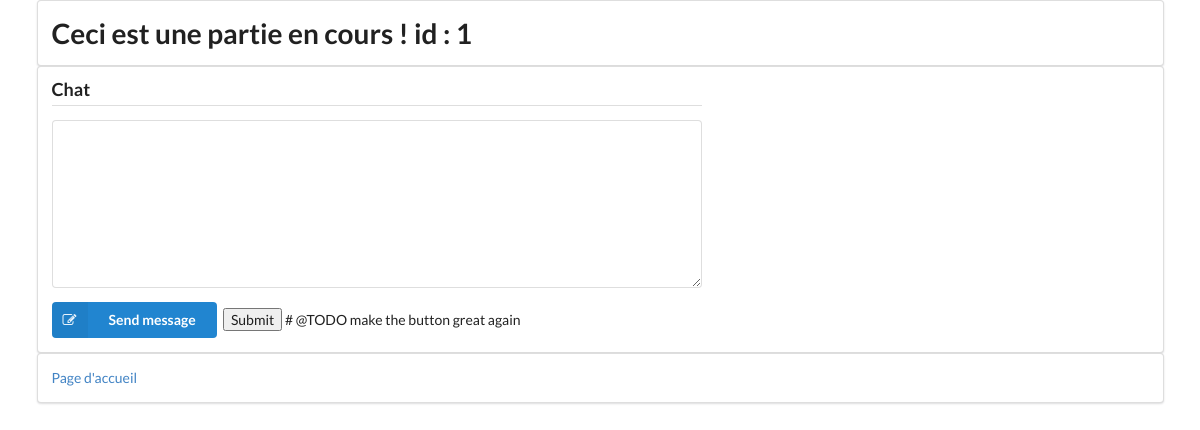
/currentGame/1 (signed in), run on an earlier commit of the app's database.
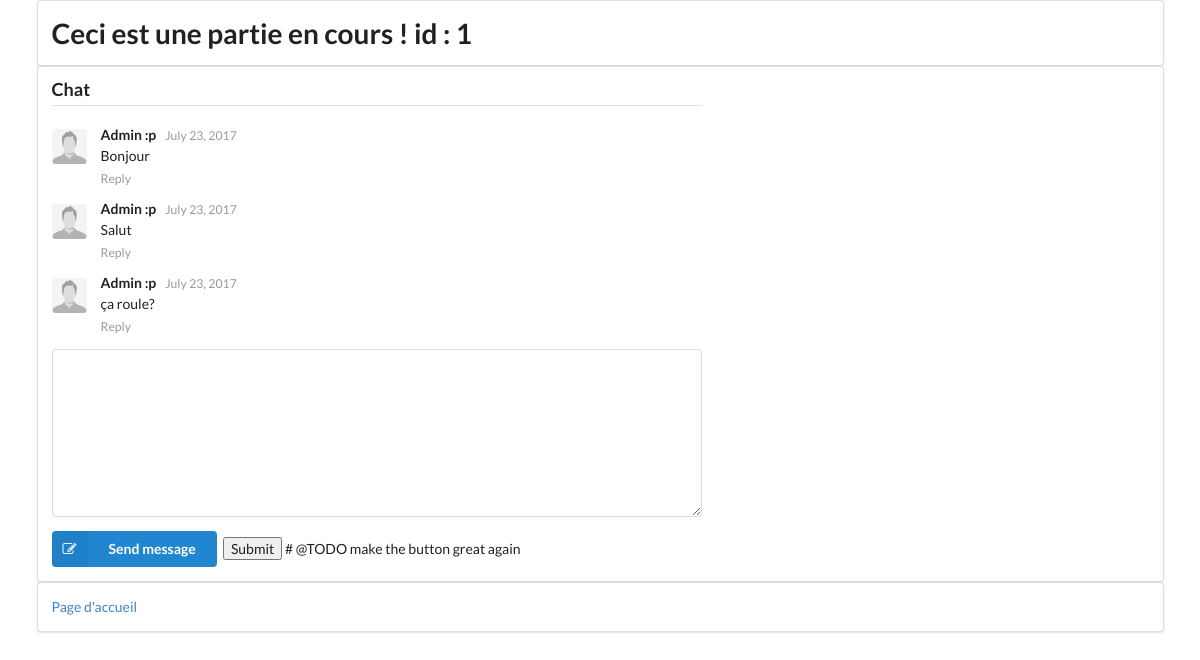
And on a later commit of the database.
### website/models.py (models this page shows)
class Message(models.Model):
    content = models.TextField(max_length=500, blank=True)
    sender = models.ForeignKey(Player, on_delete=models.CASCADE)
    pub_date = models.DateField()
    game = models.ForeignKey(Game, on_delete=models.CASCADE)

class Player(models.Model):
    user = models.OneToOneField(User, on_delete=models.CASCADE)
    nickname = models.TextField(max_length=50, blank=True)
    role = models.ForeignKey(Role, on_delete=models.CASCADE)

### website/views.py (the view)
# urls.py: url(r'^currentGame/(?P<game_id>[0-9]*)/?$', views.current_game, name='currentGame'),
def current_game(request, game_id=0):
    form = ChampMessage(request.POST or None)
    player = Player.objects.get(user=request.user)
    game = Game.objects.get(id=game_id)
    chat=Message.objects.all().order_by('-pub_date')
    chat=chat[max(len(chat)-20,0):len(chat)]
    if form.is_valid():
        message = form.cleaned_data['message']
        Message(content=message, sender=player, pub_date=datetime.datetime.now(), game=game).save()
    else:
        message = "Tapez du texte !"
    print(message)
    return render(request, 'website/currentGame.html', context={"message": message,"id":game_id,"chat":chat})

### templates/website/currentGame.html (shortened to what this page needs)
{% extends 'website/base.html' %}
{% load staticfiles %}
{% block content %}
    <div class="ui container">
        <div class="ui segment">
            <h1 class="ui center"> Ceci est une partie en cours ! id : {{ id }}</h1>
        </div>
    </div>
    <div class="ui container">
        <div class="ui segment">
            <div class="ui comments">
                <h3 class="ui dividing header">Chat</h3>
                {% for post in chat %}
                    <div class="comment">
                        <a class="avatar">
                            <img src="{% static 'images/profile.jpg' %}">
                        </a>
                        <div class="content">
                            <a class="author">{{ post.sender.nickname }}</a>
                            <div class="metadata">
                                <span class="date">{{ post.pub_date }}</span>
                            </div>
                            <div class="text">
                                {{ post.content }}
                            </div>
                            <div class="actions">
                                <a class="reply">Reply</a>
                            </div>
                        </div>
                    </div>
                {% endfor %}
                <form action="" method="post" class="ui reply form">
                    <div class="field">
                        <textarea id="id_message" name="message"></textarea>
                    </div>
                    <div class="ui blue labeled submit icon button">
                        <i class="icon edit"></i> Send message
                    </div>
                    <input type="submit" value="Submit" class="icon edit"/>
                    # @TODO make the button great again
                </form>
            </div>
        </div>
    </div>
    <div class="ui container">
        <div class="ui segment">
            <p><a href="{% url 'home' %}">Page d'accueil</a></p>
        </div>
    </div>
{% endblock %}

### templates/website/base.html (shortened to what this page needs)
{% load staticfiles %}
<!DOCTYPE html>
<html>
<head>
    <link rel="stylesheet" type="text/css" href="{% static 'website/semantic/components/reset.min.css' %}">
    <link rel="stylesheet" type="text/css" href="{% static 'website/semantic/components/site.min.css' %}">
    <link rel="stylesheet" type="text/css" href="{% static 'website/semantic/components/site.min.css' %}">
    <link rel="stylesheet" type="text/css" href="{% static 'website/semantic/components/container.min.css' %}">
    <link rel="stylesheet" type="text/css" href="{% static 'website/semantic/components/header.min.css' %}">
    <link rel="stylesheet" type="text/css" href="{% static 'website/semantic/components/image.min.css' %}">
    <link rel="stylesheet" type="text/css" href="{% static 'website/semantic/components/menu.min.css' %}">
    <link rel="stylesheet" type="text/css" href="{% static 'website/semantic/components/comment.css' %}">
    <link rel="stylesheet" type="text/css" href="{% static 'website/semantic/components/header.css' %}">
    <link rel="stylesheet" type="text/css" href="{% static 'website/semantic/components/divider.css' %}">
    <link rel="stylesheet" type="text/css" href="{% static 'website/semantic/components/list.min.css' %}">
    <link rel="stylesheet" type="text/css" href="{% static 'website/semantic/components/segment.min.css' %}">
    <link rel="stylesheet" type="text/css" href="{% static 'website/semantic/components/dropdown.min.css' %}">
    <link rel="stylesheet" type="text/css" href="{% static 'website/semantic/components/button.css' %}">
    <link rel="stylesheet" type="text/css" href="{% static 'website/semantic/components/input.css' %}">
    <link rel="stylesheet" type="text/css" href="{% static 'website/semantic/components/form.css' %}">
    <link rel="stylesheet" type="text/css" href="{% static 'website/semantic/components/icon.min.css' %}">
    <link rel="stylesheet" type="text/css" href="{% static 'website/semantic/components/sticky.min.css' %}">
    <link rel="stylesheet" type="text/css" href="{% static 'website/semantic/components/message.min.css' %}">
    <link rel="stylesheet" type="text/css" href="{% static 'website/semantic/components/tab.min.css' %}">
</head>
<body>
{% block content %}
{% endblock %}
</body>
</html>

### website/static/website/semantic/components/comment.css (style rules this page uses)
.ui.comments { margin: 1.5em 0em; max-width: 650px; }
.ui.comments:first-child { margin-top: 0em; }
.ui.comments:last-child { margin-bottom: 0em; }
.ui.comments .comment { position: relative; background: none; margin: 0.5em 0em 0em; padding: 0.5em 0em 0em; border: none; border-top: none; line-height: 1.2; }
.ui.comments .comment .avatar { display: block; width: 2.5em; height: auto; float: left; margin: 0.2em 0em 0em; }
.ui.comments .comment img.avatar, .ui.comments .comment .avatar img { display: block; margin: 0em auto; width: 100%; height: 100%; border-radius: 0.25rem; }
.ui.comments .comment > .content { display: block; }
.ui.comments .comment > .avatar ~ .content { margin-left: 3.5em; }
.ui.comments .comment .author { font-size: 1em; color: rgba(0, 0, 0, 0.87); font-weight: bold; }
.ui.comments .comment a.author { cursor: pointer; }
.ui.comments .comment .metadata { display: inline-block; margin-left: 0.5em; color: rgba(0, 0, 0, 0.4); font-size: 0.875em; }
.ui.comments .comment .metadata > * { display: inline-block; margin: 0em 0.5em 0em 0em; }
.ui.comments .comment .metadata > :last-child { margin-right: 0em; }
.ui.comments .comment .text { margin: 0.25em 0em 0.5em; font-size: 1em; word-wrap: break-word; color: rgba(0, 0, 0, 0.87); line-height: 1.3; }
.ui.comments .comment .actions { font-size: 0.875em; }
.ui.comments .comment .actions a { cursor: pointer; display: inline-block; margin: 0em 0.75em 0em 0em; color: rgba(0, 0, 0, 0.4); }
.ui.comments .comment .actions a:last-child { margin-right: 0em; }
.ui.comments > .reply.form { margin-top: 1em; }
.ui.comments .reply.form textarea { font-size: 1em; height: 12em; }
.ui.comments { font-size: 1rem; }

### website/static/website/semantic/components/header.css (style rules this page uses)
.ui.header { border: none; margin: calc(2rem - 0.14285714em ) 0em 1rem; padding: 0em 0em; font-family: 'Lato', 'Helvetica Neue', Arial, Helvetica, sans-serif; font-weight: bold; line-height: 1.28571429em; text-transform: none; color: rgba(0, 0, 0, 0.87); }
.ui.header:first-child { margin-top: -0.14285714em; }
h3.ui.header { font-size: 1.28571429rem; }
.ui.dividing.header { padding-bottom: 0.21428571rem; border-bottom: 1px solid rgba(34, 36, 38, 0.15); }

### website/static/website/semantic/components/form.css (style rules this page uses)
.ui.form { position: relative; max-width: 100%; }
.ui.form .field { clear: both; margin: 0em 0em 1em; }
.ui.form textarea, .ui.form input:not([type]), .ui.form input[type="date"], .ui.form input[type="datetime-local"], .ui.form input[type="email"], .ui.form input[type="number"], .ui.form input[type="password"], .ui.form input[type="search"], .ui.form input[type="tel"], .ui.form input[type="time"], .ui.form input[type="text"], .ui.form input[type="file"], .ui.form input[type="url"] { width: 100%; vertical-align: top; }
.ui.form textarea { margin: 0em; -webkit-appearance: none; tap-highlight-color: rgba(255, 255, 255, 0); padding: 0.78571429em 1em; background: #FFFFFF; border: 1px solid rgba(34, 36, 38, 0.15); outline: none; color: rgba(0, 0, 0, 0.87); border-radius: 0.28571429rem; box-shadow: 0em 0em 0em 0em transparent inset; -webkit-transition: color 0.1s ease, border-color 0.1s ease; transition: color 0.1s ease, border-color 0.1s ease; font-size: 1em; line-height: 1.2857; resize: vertical; }
.ui.form textarea:not([rows]) { height: 12em; min-height: 8em; max-height: 24em; }
.ui.form textarea, .ui.form input[type="checkbox"] { vertical-align: top; }
.ui.form { font-size: 1rem; }

What changed in the data, as far as the page shows it:
added Message: sender.nickname "Admin :p", pub_date "July 23, 2017", content "Bonjour"
added Message: sender.nickname "Admin :p", pub_date "July 23, 2017", content "Salut"
added Message: sender.nickname "Admin :p", pub_date "July 23, 2017", content "ça roule?"
